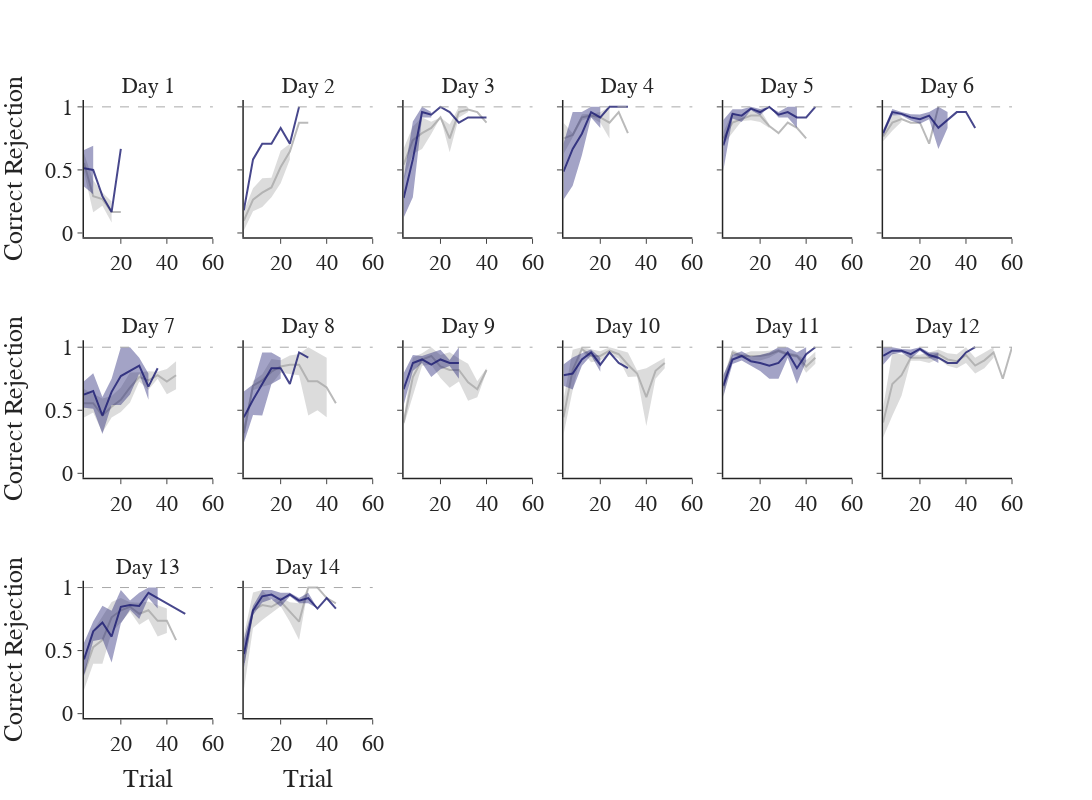

The notebook cell this image was saved under:
### Code cell
## Bin metrics
variable_of_interest = 'CR'
only_min_trials = False
## Bin data
binned_metrics = ctb.aggregate_metrics(metrics, bin_size=bin_size, variable_of_interest=variable_of_interest)
avg_binned = binned_metrics.groupby(['group', 'day', 'binned_trial'], as_index=False).agg({variable_of_interest: ['mean', 'sem']})

fig = pf.custom_graph_template(x_title='', y_title='', height=800, width=1200,
                               rows=3, columns=6, shared_x=True, shared_y=True,
                               titles=[f'Day {x}' for x in np.arange(1, len(np.unique(avg_binned['day']))+1)])
for idx, day in enumerate(np.unique(avg_binned['day'])):
    plot_data = avg_binned[avg_binned['day'] == day]

    if only_min_trials:
        trial_lengths = []
        for group in np.unique(plot_data['group']):
            trial_lengths.append(plot_data['binned_trial'][plot_data['group'] == group].values[-1])
            min_trials = np.min(trial_lengths)
    if idx < 6:
        row, col = 1, idx + 1
    elif (idx >= 6) & (idx < 12):
        row, col = 2, idx - 5
    else:
        row, col = 3, idx - 11

    for ind, group in enumerate(np.unique(plot_data['group'])):
            if only_min_trials:
                group_data = plot_data[(plot_data['group'] == group) & (plot_data['binned_trial'] <= min_trials)]
                upper = group_data[variable_of_interest]['mean'] + group_data[variable_of_interest]['sem']
                lower = group_data[variable_of_interest]['mean'] - group_data[variable_of_interest]['sem']
            else:
                group_data = plot_data[(plot_data['group'] == group)]
                upper = group_data[variable_of_interest]['mean'] + group_data[variable_of_interest]['sem']
                lower = group_data[variable_of_interest]['mean'] - group_data[variable_of_interest]['sem']
            x_data = np.arange(1, len(group_data['binned_trial'])+1) * bin_size
            fig.add_trace(go.Scatter(x=x_data, y=group_data[variable_of_interest]['mean'], mode='lines', opacity=opacity,
                                    line_color=group_colors_dict[group], showlegend=False,
                                    legendgroup=group, name=group), row=row, col=col)
            fig.add_trace(go.Scatter(name='Upper Bound', x=x_data, y=upper, mode='lines',
                                    marker=dict(color=error_colors[ind]), line=dict(width=0), showlegend=False, 
                                    legendgroup=group), row=row, col=col)
            fig.add_trace(go.Scatter(name='Lower Bound', x=x_data, y=lower, marker=dict(color=error_colors[ind]),
                                    line=dict(width=0), mode='lines', fillcolor=error_colors[ind], fill='tonexty', 
                                    showlegend=False, legendgroup=group), row=row, col=col)
if variable_of_interest != 'dprime':
    fig.add_hline(y=1, line_width=1, line_dash='dash', line_color=chance_color, opacity=1)
fig.update_yaxes(title='Correct Rejection', col=1)
fig.update_xaxes(title='Trial', row=3)
fig.show()
fig.write_image(pjoin(fig_path, 'CR_across_trials_across_days.png'))
